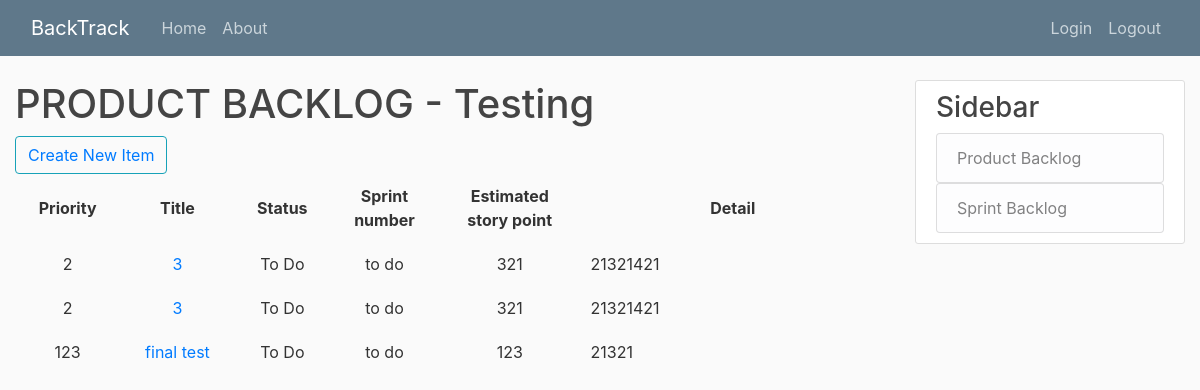
Screenshot of /8/product/ with the database file from the repository.
### project/models.py (models this page shows, shortened)
class Project(models.Model):
	title = models.CharField(max_length=20, unique=True)
	details = models.TextField()

### productBacklog/models.py (models this page shows, shortened)
class PBIs(models.Model):
	priority = models.IntegerField()
	title = models.CharField(max_length=20)
	status_choice = [
		('To Do', 'To Do'),
		('Doing', 'Doing'),
		('Done', 'Done'),
	]
	status = models.CharField(
		max_length = 5,
		choices = status_choice,
		default ='To Do',
	)
	ESP = models.IntegerField()
	details = models.TextField()
	project = models.ForeignKey(Project, on_delete=models.CASCADE, blank=True, null=True, default=None)

### productBacklog/views.py (the view)
# urls.py: path('', PBListView.as_view(), name='productBacklog-home'),
class PBListView(ListView):
	model = PBIs
	template_name = 'productBacklog/home.html'
	context_object_name = 'dict'
	def get_queryset(self):
		return PBIs.objects.filter(project_id=self.project_id)
	def dispatch(self, request, *args, **kwargs):
		self.project_id = kwargs['fk']
		self.project = get_object_or_404(Project, pk=kwargs['fk'])
		return super().dispatch(request, *args, **kwargs)
	def get_context_data(self, **kwargs):
		context = super().get_context_data(**kwargs)
		context['project'] = self.project
		return context

### templates/productBacklog/home.html (shortened to what this page needs)
{% extends "base.html" %}
{% block content %}
	<h1>PRODUCT BACKLOG - {{ project.title }}</h1>
	<button class="btn btn-outline-info"><a href="{% url 'productBacklog-create' project.pk%}">Create New Item</a></button>
	<table style="width: 100%">
		<tr>
			<th>Priority</th>
    		<th>Title</th>
    		<th>Status</th>
    		<th>Sprint <br/> number</th>
    		<th>Estimated<br/>story point</th>
    		<th>Detail</th>
    	</tr>
		{% for PBI in dict %}
		<tr>
			<td>{{ PBI.priority }}</td>
			<td><a class='pbi-title' href="{% url 'productBacklog-detail' project.pk PBI.id%}">{{ PBI.title }}</a></td>
			<td>{{ PBI.status }}</td>
			<td> to do </td>
			<td>{{ PBI.ESP }}</td>
			<td width="35%"; style="text-align: justify;">{{ PBI.details }}</td>
		</tr>
		{% endfor %}
	</table>
{% endblock content %}

### productBacklog/static/PBI/main.css (style rules this page uses)
body { background: #fafafa; color: #333333; margin-top: 5rem; }
h1, h2, h3, h4, h5, h6 { color: #444444; }

### templates/productBacklog/home.html (style rules this page uses)
th, td { padding: 10px; text-align: center; }

### rows the page displays
Project: title "Testing"
PBIs: priority "2", title "3", status "To Do", ESP "321", details "21321421"
PBIs: priority "2", title "3", status "To Do", ESP "321", details "21321421"
PBIs: priority "123", title "final test", status "To Do", ESP "123", details "21321"
